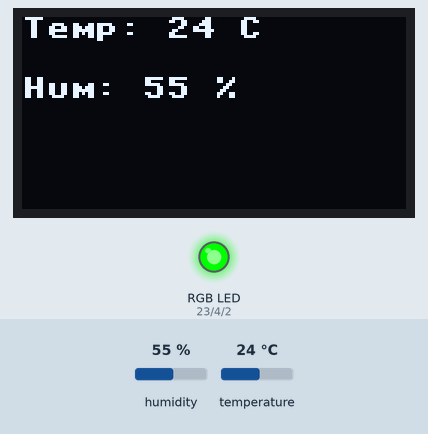
Simulated run of this program. Board: ESP32 board running MicroPython. Parts: 128×64 one-colour display, an RGB LED mixed from three pins (HIGH = lit). Inputs (shaded band) come from the test bench; at power-on: temperature 24 °C, humidity 55 %.

Above: at 1.2 s.
1.3 s: temperature set to 20 °C
At 3.3 s:
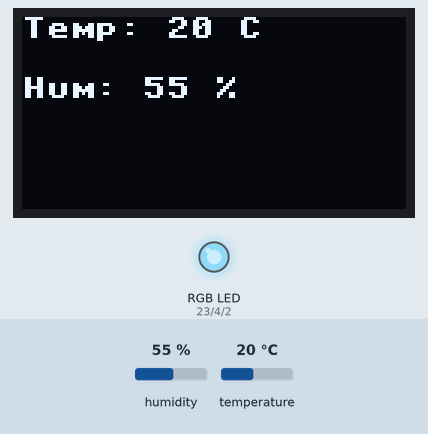
3.6 s: temperature set to 28 °C
At 4.9 s:
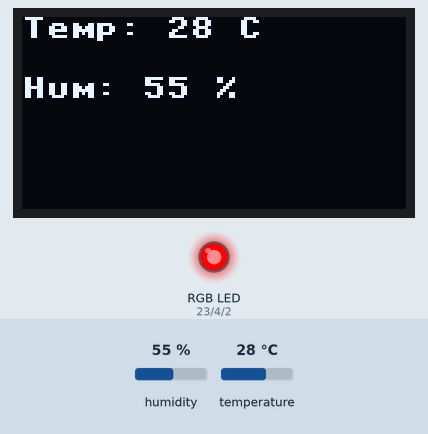
5.7 s: humidity set to 22 %
At 7.4 s:
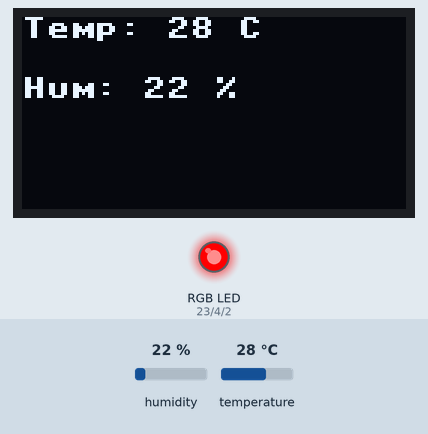
7.8 s: humidity set to 40 %
At 8.7 s:
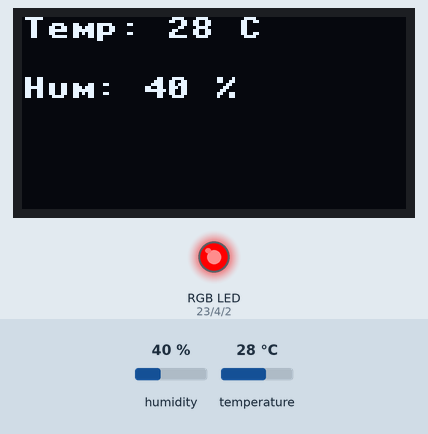
Timing chart, 0 to 10.8 s (numbered marks = the images above; inputs shaded):
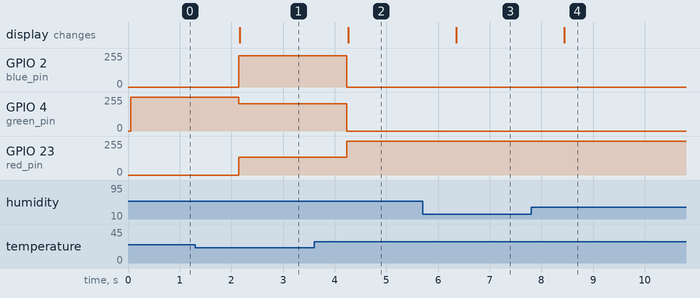

Measured:
- the behaviour switches between 22 and 21 °C on temperature (found by bisection; images 0 and 1)
- after the input at 1.3 s, GPIO 2 (blue_pin): 0/255 → 235/255 after 0.84 s; GPIO 4 (green_pin): 255/255 → 206/255 after 0.84 s; GPIO 23 (red_pin): 0/255 → 135/255 after 0.84 s; the display: changes after 0.87 s (image 1)
- after the input at 3.6 s, GPIO 2 (blue_pin): 235/255 → 0/255 after 0.64 s; GPIO 4 (green_pin): 206/255 → 0/255 after 0.64 s; GPIO 23 (red_pin): 135/255 → 255/255 after 0.64 s; the display: changes after 0.66 s (image 2)
- after the input at 5.7 s, the display: changes after 0.65 s (image 3)
- after the input at 7.8 s, the display: changes after 0.65 s (image 4)

The program:

weathersensor.py
```python
from machine import Pin, PWM, I2C
import ssd1306
import dht
import time


# initialize the rbg led pins
blue_pin = PWM(Pin(2), freq=1000)
green_pin = PWM(Pin(4), freq=1000)
red_pin = PWM(Pin(23), freq=1000)

#color function in (r,g,b) format
def rgb_color(r, g, b):
    red_pin.duty_u16(int(r * 65535 / 255))
    green_pin.duty_u16(int(g * 65535 / 255))
    blue_pin.duty_u16(int(b * 65535 / 255))

#inital state
rgb_color(0,0,0)

#initialize OLED display for use
OLED_WIDTH = 128
OLED_HEIGHT = 64

i2c = I2C(0, sda = Pin(21), scl = Pin(22), freq=400000)

oled = ssd1306.SSD1306_I2C(OLED_WIDTH, OLED_HEIGHT, i2c)


sensor_dht = dht.DHT11(Pin(18))


def check_status(temp):
    if temp > 25:
        rgb_color(255, 0, 0)
    elif temp < 22:
        rgb_color(135, 206, 235)
    else:
        rgb_color(0,255,0)

while True:
    sensor_dht.measure()

    temp = sensor_dht.temperature()
    hum = sensor_dht.humidity()

    check_status(temp)

    oled.fill(0)
    oled.text("Temp: {} C".format(temp), 0, 0)
    oled.text("Hum: {} %".format(hum), 0, 20)
    oled.show()

    time.sleep(1)
```
